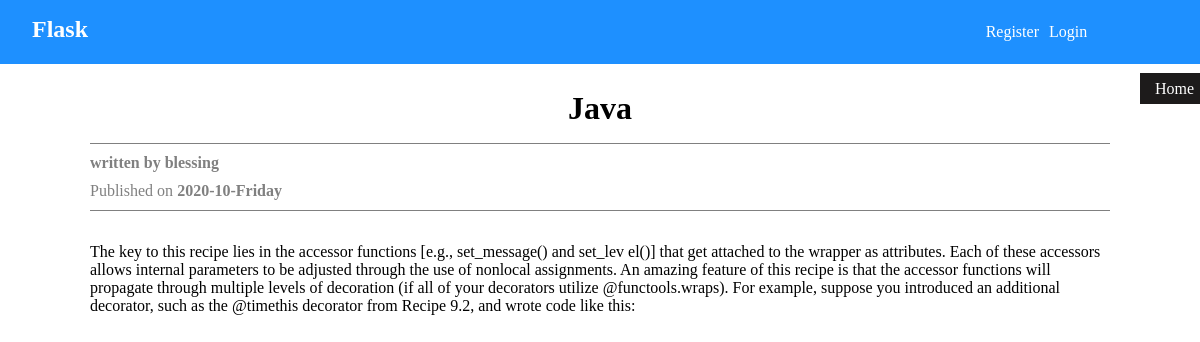
/detail/3, run on the app's committed database.
### flask1/models.py (models this page shows, shortened)
class Post(db.Model):
    id = db.Column(db.Integer, primary_key = True)
    title = db.Column(db.String(40), nullable = False )
    content = db.Column(db.Text, nullable = False )
    date_posted = db.Column(db.DateTime, nullable = False, default = datetime.utcnow)
    user_id = db.Column(db.Integer, db.ForeignKey('user.id'), nullable = False )

class User(db.Model, UserMixin):
    id = db.Column(db.Integer, primary_key = True)
    username = db.Column(db.String(30), unique = True, nullable = False)
    email = db.Column(db.String(30), unique = True, nullable = False)
    password = db.Column(db.String(30), nullable = False )
    post = db.relationship('Post', backref = 'writer', lazy = True)
    def __str__(self):
        return f'{self.username}'

### flask1/blog.py (the view)
@blog.route('/detail/<int:id>', methods = ['GET'])
def detail_page(id):
    post = Post.query.get_or_404(id)
    return render_template('post/detail.html',post = post)

### flask1/auth.py (called while the page is built)
@current_app.before_request
def before_request():
    user_id = session.get('user_id')
    if not user_id:
        g.user = None
    else:
        g.user = User.query.get(user_id)

### flask1/Templates/post/detail.html (shortened to what this page needs)
{% extends 'base.html'%}  {% block style %}
<link rel="stylesheet" href="{{url_for('static', filename = 'detail.css')}}"> {% endblock %} {% block content%}
<div class="contain">
    <div class="inner">
        <div class="post-info">
            <h1>{{post.title}}</h1>
            <span class="span1"><span>written by</span> {{post.writer}}</span>
            <span class="span"><span>Published on</span> {{post.date_posted.strftime('%Y-%m-%A')}}</span>
        </div>
        <p>
            {{post.content}}
        </p>
    </div>
</div>
{% endblock %}

### flask1/static/style.css (style rules this page uses)
* { margin: 0; padding: 0; box-sizing: border-box; }

### flask1/static/detail.css (style rules this page uses)
.contain { width: 100%; display: flex; justify-content: center; }
.inner { width: 85%; margin-top: 1rem; }
.post-info { width: 100%; margin-bottom: 2rem; margin-top: 10px; }
.post-info h1 { text-align: center; }
.post-info h1::first-letter { text-transform: capitalize; }
.post-info .span { display: block; font-weight: bold; color: gray; border-bottom: 1px solid grey; padding-bottom: 10px; }
.post-info .span1 { display: block; font-weight: bold; color: gray; margin-top: 1rem; padding: 10px 0; border-top: 1px solid grey; }
.span span { font-weight: initial; }
.inner p { margin-bottom: 1rem; }
.inner p::first-letter { text-transform: capitalize; }

### data on the page
Post: title "Java", date_posted "2020-10-Friday", content "The key to this recipe lies in the accessor functions [e.g., set_message() and set_lev el()] that get attached to the wrapper as attributes. Each of these accessors allows internal parameters to be adjusted through the use of nonlocal assignments. An amazing feature of this recipe is that the accessor functions will propagate through multiple levels of decoration (if all of your decorators utilize @functools.wraps). For example, suppose you introduced an additional decorator, such as the @timethis decorator from Recipe 9.2, and wrote code like this:"
User: writer "blessing"
